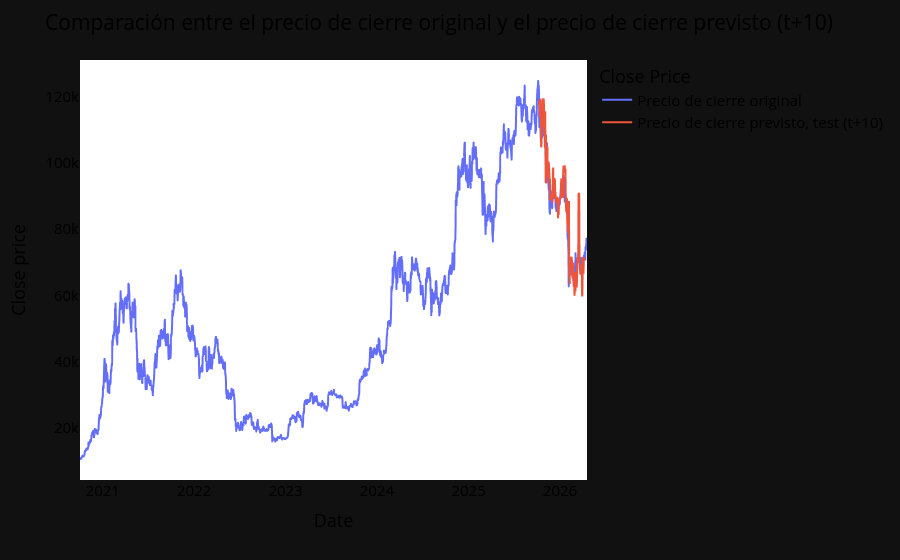

Notebook code cell kept with this figure:
### Markdown cell above
#### Predicción para los próximos 10 días

### Code cell
import numpy as np
import pandas as pd
import plotly.express as px
from itertools import cycle
from sklearn.metrics import mean_absolute_error

# ===== 1) Predicción recursiva a h pasos =====
def predict_h_steps(model, x_row, h):
    """
    x_row: una fila de X_test (shape: (time_step,)) en escala NORMALIZADA
    devuelve la predicción t+h (NORMALIZADA) usando predicción recursiva
    """
    window = x_row.copy()
    for _ in range(h):
        yhat = model.predict(window.reshape(1, -1))[0]  # normalizado
        window = np.roll(window, -1)
        window[-1] = yhat
    return yhat

# ===== 2) Generar test_predict_10 (normalizado -> real) =====
h = 10
test_predict_10_scaled = np.array([predict_h_steps(model, X_test[i], h) for i in range(len(X_test))]).reshape(-1, 1)
test_predict_10 = scaler.inverse_transform(test_predict_10_scaled)  # a escala real (precio)

print("test_predict_10:", test_predict_10.shape)

# ===== 3) Colocar en un array tipo tu testPredictPlot =====
look_back = time_step

testPredictPlot_10 = np.empty_like(closedf)
testPredictPlot_10[:, :] = np.nan

start = len(train_predict) + (look_back * 2) + 1
end   = len(closedf) - h  # <- antes era -1, -5, ahora -10

# Aseguramos que la longitud encaje
L = min(len(test_predict_10), end - start)
testPredictPlot_10[start:start+L, :] = test_predict_10[:L]

print("Previsión de datos de test (t+10): ", testPredictPlot_10.shape)

# ===== 4) DataFrame para plotly  =====
plotdf_10 = pd.DataFrame({
    'date': close_stock['date'],
    'original_close': close_stock['close'],
    'test_predicted_close_t10': testPredictPlot_10.reshape(1, -1)[0].tolist()
})

# ===== 5) Métrica MAE en escala real =====
mask = ~pd.isna(plotdf_10['test_predicted_close_t10'])
mae_10 = mean_absolute_error(plotdf_10.loc[mask, 'original_close'], plotdf_10.loc[mask, 'test_predicted_close_t10'])
print(f"MAE test (t+{h}): {mae_10:.2f}")

# ===== 6) Plot =====
names = cycle(['Precio de cierre original', 'Precio de cierre previsto, test (t+10)'])

fig = px.line(
    plotdf_10,
    x='date',
    y=['original_close', 'test_predicted_close_t10'],
    labels={'value': 'Close price', 'date': 'Date'}
)

fig.update_layout(
    title_text='Comparación entre el precio de cierre original y el precio de cierre previsto (t+10)',
    plot_bgcolor='white',
    font_size=15,
    font_color='black',
    legend_title_text='Close Price'
)

fig.for_each_trace(lambda t: t.update(name=next(names)))
fig.update_xaxes(showgrid=False)
fig.update_yaxes(showgrid=False)
fig.show()

### Figure 1 — Plotly figure (JSON) as saved in the notebook; plotly's stock layout.template omitted (floating-point values rounded to 4 significant figures; data arrays with more than 128 entries replaced by an {"elided": "..."} marker saying what was removed)
{"data": [{"hovertemplate": "variable=original_close<br>Date=%{x}<br>Close price=%{y}<extra></extra>", "legendgroup": "original_close", "line": {"color": "#636efa", "dash": "solid"}, "marker": {"symbol": "circle"}, "mode": "lines", "name": "Precio de cierre original", "showlegend": true, "x": {"elided": "2026 str values"}, "xaxis": "x", "y": {"elided": "2026 float values"}, "yaxis": "y", "type": "scattergl"}, {"hovertemplate": "variable=test_predicted_close_t10<br>Date=%{x}<br>Close price=%{y}<extra></extra>", "legendgroup": "test_predicted_close_t10", "line": {"color": "#EF553B", "dash": "solid"}, "marker": {"symbol": "circle"}, "mode": "lines", "name": "Precio de cierre previsto, test (t+10)", "showlegend": true, "x": {"elided": "2026 str values"}, "xaxis": "x", "y": {"elided": "2026 float values"}, "yaxis": "y", "type": "scattergl"}], "layout": {"xaxis": {"anchor": "y", "domain": [0.0, 1.0], "title": {"text": "Date"}, "showgrid": false}, "yaxis": {"anchor": "x", "domain": [0.0, 1.0], "title": {"text": "Close price"}, "showgrid": false}, "legend": {"title": {"text": "Close Price"}, "tracegroupgap": 0}, "margin": {"t": 60}, "title": {"text": "Comparación entre el precio de cierre original y el precio de cierre previsto (t+10)"}, "font": {"size": 15, "color": "black"}, "plot_bgcolor": "white"}}
